Frame 1 (no input): blank canvas, image omitted
Frame 60 (the mouse pressed at the canvas centre just before this capture): blank canvas, image omitted
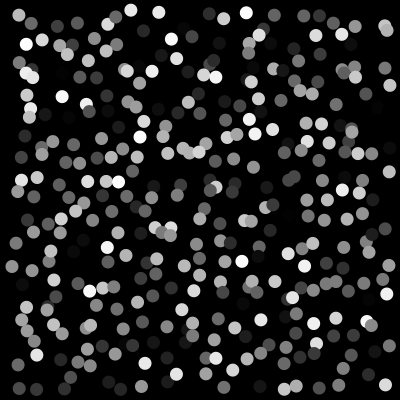
Frame 120 (the mouse held since frame 60 and released just before this capture)

The Processing sketch whose frames 1 and 60 were blank and that drew this single picture after the mouse press (run headless with seeded random() and noise(); from frame 60 on, the mouse is pressed at the canvas centre):

// Processing sketch: Trame_OffSetb
// ── Trame_OffSetb.pde
///////////////////////////////////////////
/*
 ++++++++++++++++++++++++++++++++++++++++++
 SYSTÈMES GRAPHIQUES 0.5 (2012)
 AN INTRODUCTORY COURSE TO CREATIVE 
 CODING FOR GRAPHIC DESIGN STUDENTS.
 
 IMPLEMENTED BY THE FREE ART BUREAU 
 www.freeartbureau.org
 ++++++++++++++++++++++++++++++++++++++++++
 LES BASES : UNE TRAME
 SKETCH : TRAME_DÉCALÉE
 PARENT SKETCH : NONE
 TYPE : STATIQUE
 */
/////////////////////////// GLOBALS ////////////////////////////

int trameRes = 20; // Résolution de notre trame (x & y)
int randSeed = 10;
/////////////////////////// SETUP ////////////////////////////

void setup() {
  size(400, 400);
  background(0);
  smooth();
  fill(255);
  noStroke();
}

/////////////////////////// DRAW ////////////////////////////
void draw() {
  background(0);
  randomSeed(randSeed);
  for (int gridY = 1; gridY < trameRes; gridY++) {
    for (int gridX = 1;  gridX < trameRes; gridX++) {
      
      int posX = width/trameRes * gridX; //Calculer la position X par rapport à la résolution de notre trame et la largeur de notre plan de travail
      int posY = height/trameRes * gridY; //Calculer la position Y par rapport à la résolution de notre trame et la hauteur de notre plan de travail
      
      color myc = (int)random(255);
      fill(myc);
      
      //Plus la souris est décalée vers la droite, plus le décalage de la forme est important.
      float xOff = random(-1,1)*mouseX/20;
      float yOff = random(-1,1)*mouseY/20;
      
      ellipse(posX+xOff, posY+yOff, mouseY/15, mouseY/15);

    }
  }
}

/////////////////////////// FUNCTIONS ////////////////////////////
